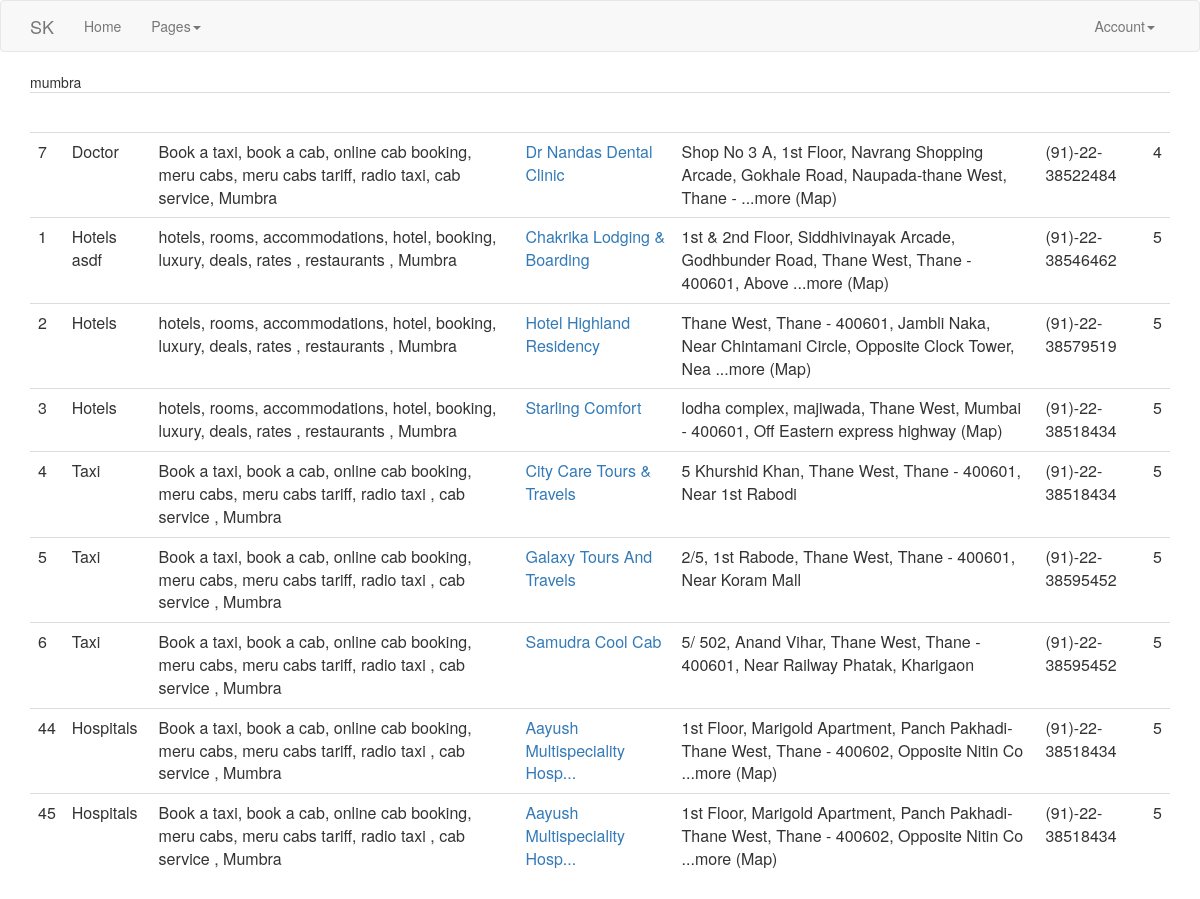
The page /listing/results.php?tags=mumbra on the database its author committed.
### tables this page shows
CREATE TABLE IF NOT EXISTS `listing` (
`id` int(100) NOT NULL,
  `UserName` varchar(5000) DEFAULT NULL,
  `UserEmail` varchar(1000) DEFAULT NULL,
  `Categories` varchar(8000) DEFAULT NULL,
  `Sub_category` varchar(8000) DEFAULT NULL,
  `Name` varchar(8000) DEFAULT NULL,
  `Address` varchar(8000) DEFAULT NULL,
  `Tags` varchar(8000) DEFAULT NULL,
  `Number` varchar(8000) DEFAULT NULL,
  `Email` varchar(1000) DEFAULT NULL,
  `Rating` varchar(1000) DEFAULT NULL,
  `website` varchar(1000) DEFAULT NULL
);

### listing/results.php (the view, shortened to what this page needs)
<html>
<?php include_once 'header.php'; ?>
<body>
<?php  require_once('navbar.php');?>
 <div class="container">
   <table width="100%" border="0" cellspacing="0" cellpadding="0" class="table">
  <tbody>
    <tr>
      <td>&nbsp;</td>
      <td>&nbsp;</td>
      <td>&nbsp;</td>
      <td>&nbsp;</td>
      <td>&nbsp;</td>
      <td>&nbsp;</td>
      <td>&nbsp;</td>
    </tr>
     <?php
  $tags = $_GET["tags"];
		$query  = "select * from listing where name like '%".$tags."%' or Categories like '%null%' or Tags like '%".$tags."%' order by Rating ASC";
				$result = mysql_query($query);
				while($row = mysql_fetch_array($result, MYSQL_ASSOC))
				{
				$id = stripslashes($row['id']);
				$Categories = stripslashes($row['Categories']);
				$tags = stripslashes($row['Tags']);
				$Name = stripslashes($row['Name']);
				$Address = stripslashes($row['Address']);
				$Number = stripslashes($row['Number']);
				$Rating = stripslashes($row['Rating']);
				?>
    <tr>
      <td><?php echo $id ?></td>
      <td><?php echo $Categories ?></td>
      <td><?php echo $tags ?></td>
      <td><a href="single-blog.php?name=<?php echo $Name ?>"><?php echo $Name ?></a></td>
      <td><?php echo $Address ?></td>
      <td><?php echo $Number ?></td>
      <td><?php echo $Rating ?></td>
    </tr>
    <?php } ?>
  </tbody>
</table>
 </div>
</body>
</html>

### rows shown on the page
listing: id "7", Categories "Doctor", Tags "Book a taxi, book a cab, online cab booking, meru cabs, meru cabs tariff, radio taxi, cab service, Mumbra", Name "Dr Nandas Dental Clinic", Address "Shop No 3 A, 1st Floor, Navrang Shopping Arcade, Gokhale Road, Naupada-thane West, Thane - ...more (Map)", Number "(91)-22-38522484", Rating "4"
listing: id "1", Categories "Hotels asdf", Tags "hotels, rooms, accommodations, hotel, booking, luxury, deals, rates , restaurants , Mumbra", Name "Chakrika Lodging & Boarding", Address "1st & 2nd Floor, Siddhivinayak Arcade, Godhbunder Road, Thane West, Thane - 400601, Above ...more (Map)", Number "(91)-22-38546462", Rating "5"
listing: id "2", Categories "Hotels", Tags "hotels, rooms, accommodations, hotel, booking, luxury, deals, rates , restaurants , Mumbra", Name "Hotel Highland Residency", Address "Thane West, Thane - 400601, Jambli Naka, Near Chintamani Circle, Opposite Clock Tower, Nea ...more (Map)", Number "(91)-22-38579519", Rating "5"
listing: id "3", Categories "Hotels", Tags "hotels, rooms, accommodations, hotel, booking, luxury, deals, rates , restaurants , Mumbra", Name "Starling Comfort", Address "lodha complex, majiwada, Thane West, Mumbai - 400601, Off Eastern express highway (Map)", Number "(91)-22-38518434", Rating "5"
listing: id "4", Categories "Taxi", Tags "Book a taxi, book a cab, online cab booking, meru cabs, meru cabs tariff, radio taxi , cab service , Mumbra", Name "City Care Tours & Travels", Address "5 Khurshid Khan, Thane West, Thane - 400601, Near 1st Rabodi", Number "(91)-22-38518434", Rating "5"
listing: id "5", Categories "Taxi", Tags "Book a taxi, book a cab, online cab booking, meru cabs, meru cabs tariff, radio taxi , cab service , Mumbra", Name "Galaxy Tours And Travels", Address "2/5, 1st Rabode, Thane West, Thane - 400601, Near Koram Mall", Number "(91)-22-38595452", Rating "5"
listing: id "6", Categories "Taxi", Tags "Book a taxi, book a cab, online cab booking, meru cabs, meru cabs tariff, radio taxi , cab service , Mumbra", Name "Samudra Cool Cab", Address "5/ 502, Anand Vihar, Thane West, Thane - 400601, Near Railway Phatak, Kharigaon", Number "(91)-22-38595452", Rating "5"
listing: id "44", Categories "Hospitals", Tags "Book a taxi, book a cab, online cab booking, meru cabs, meru cabs tariff, radio taxi , cab service , Mumbra", Name "Aayush Multispeciality Hosp...", Address "1st Floor, Marigold Apartment, Panch Pakhadi-Thane West, Thane - 400602, Opposite Nitin Co ...more (Map)", Number "(91)-22-38518434", Rating "5"
listing: id "45", Categories "Hospitals", Tags "Book a taxi, book a cab, online cab booking, meru cabs, meru cabs tariff, radio taxi , cab service , Mumbra", Name "Aayush Multispeciality Hosp...", Address "1st Floor, Marigold Apartment, Panch Pakhadi-Thane West, Thane - 400602, Opposite Nitin Co ...more (Map)", Number "(91)-22-38518434", Rating "5"
